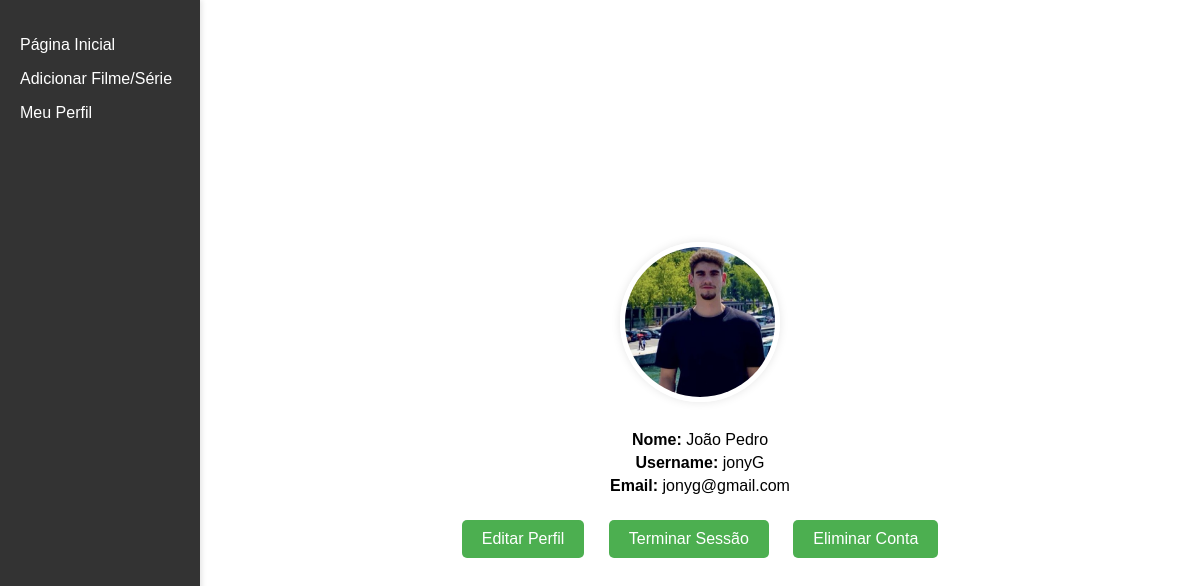
/Website/profile.php (signed in), run on the app's committed database.
### tables this page shows
CREATE TABLE `users` (
  `idUser` int(11) NOT NULL,
  `username` varchar(50) NOT NULL,
  `password` varchar(255) NOT NULL,
  `nameUser` varchar(50) NOT NULL,
  `email` varchar(50) NOT NULL,
  `imgProfile` varchar(256) NOT NULL,
  `idLoads` int(11) DEFAULT NULL
);

### Website/profile.php (the view, shortened to what this page needs)
<?php
$logged_in_username = $_SESSION['username'];
$conn = new mysqli("localhost", "root", "", "movitime");
$stmt = $conn->prepare("SELECT nameUser FROM users WHERE username = ?");
$stmt->bind_param("s", $logged_in_username);
$stmt->execute();
$stmt->bind_result($user_name);
$stmt = $conn->prepare("SELECT email FROM users WHERE username = ?");
$stmt->bind_param("s", $logged_in_username);
$stmt->execute();
$stmt->bind_result($user_email);
$stmt = $conn->prepare("SELECT imgProfile FROM users WHERE username = ?");
$stmt->bind_param("s", $logged_in_username);
$stmt->execute();
$stmt->bind_result($user_img);
?>
<!DOCTYPE html>
<html lang="en">
<head>
    <link rel="stylesheet" href="perfil.css">
</head>
<body>
<div class="sidemenu">
    <p><a href="indexLogin.php">Página Inicial</a></p>
    <p><a href="addMovies.php">Adicionar Filme/Série</a></p>
    <p><a href="profile.php">Meu Perfil</a></p>
</div>
<div class="profile-container">
    <div class="profile-image">
        <img src="<?php echo $user_img ?>" alt="Imagem de Perfil">
    </div>
    <div class="user-info">
        <p><strong>Nome:</strong> <?php echo $user_name ?></p>
        <p><strong>Username:</strong> <?php echo $logged_in_username ?></p>
        <p><strong>Email:</strong> <?php echo $user_email ?></p>
    </div>
    <div class="buttons">
        <button onclick="mostrarFormularioEdicao()">Editar Perfil</button>
        <button onclick="terminarSessao()">Terminar Sessão</button>
        <button onclick="eliminarConta()">Eliminar Conta</button>
    </div>
</div>
</body>
</html>

### Website/perfil.css (style rules this page uses)
body { font-family: 'Arial', sans-serif; margin: 0; padding: 0; display: flex; }
.sidemenu { width: 200px; background-color: #333; height: 100vh; color: #fff; padding: 20px; box-shadow: 2px 0 5px rgba(0, 0, 0, 0.1); box-sizing: border-box; }
.sidemenu a { color: #fff; text-decoration: none; }
.profile-container { display: flex; align-items: center; justify-content: center; flex-direction: column; margin: 50px auto; }
.profile-image img { border-radius: 50%; width: 150px; height: 150px; object-fit: cover; border: 5px solid #fff; box-shadow: 0 0 10px rgba(0, 0, 0, 0.1); }
.user-info { margin-top: 20px; text-align: center; }
.user-info p { margin: 5px 0; }
.buttons { margin-top: 20px; text-align: center; }
button { padding: 10px 20px; font-size: 16px; margin: 0 10px; cursor: pointer; background-color: #4CAF50; color: #fff; border: none; border-radius: 5px; transition: background-color 0.3s ease; }

### data on the page
users: imgProfile (picture), nameUser "João Pedro", email "jonyg@gmail.com"

### other printed values
$logged_in_username "jonyG"
